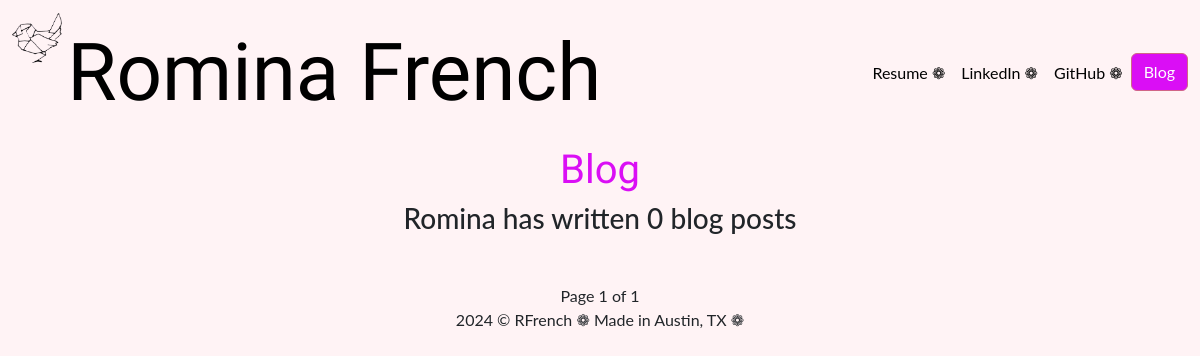
Page /blog/ on the earlier database version.
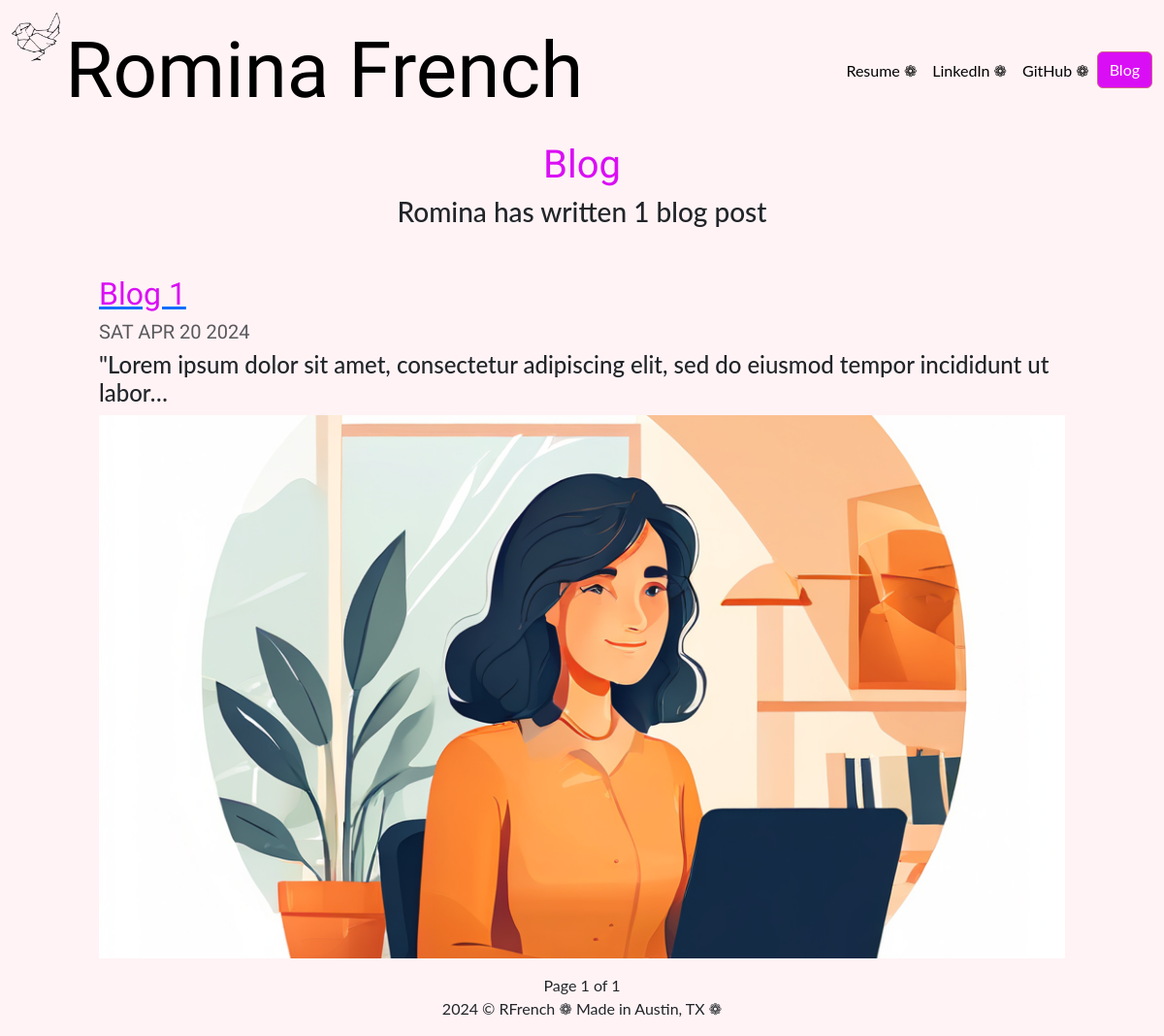
Same page on the later database version.
### blog/models.py (models this page shows, shortened)
class Blog(models.Model):
    title = models.CharField(max_length=200)
    description = models.TextField()
    date = models.DateField(default=timezone.now)
    image = models.ImageField(blank=True, upload_to='blog/images/')

### blog/views.py (the view)
# urls.py: path('', views.all_blogs, name='all_blogs' ),
def all_blogs(request):
    blogs_list = Blog.objects.order_by('-date')
    paginator = Paginator(blogs_list, 10) # Show 10 blogs per page
    page_number = request.GET.get('page')
    page_obj = paginator.get_page(page_number)
    return render(request, 'blog/all_blogs.html', {'page_obj': page_obj})

### blog/templates/blog/all_blogs.html (shortened to what this page needs)
{% extends "portfolio/base.html" %}
{% load static %}
{% block content %}
<h1 id="blogtitle" class="font-weight-bold text-center">Blog</h1>
<h3 class="text-center mb-5">Romina has written {{ page_obj.paginator.count }} blog post{{ page_obj.paginator.count|pluralize }}</h3>
{% for blog in page_obj %}
<div class="row justify-content-center my-3 align-items-center">
  <div class="col-md-10">
    <a href="{% url 'blog:detail' blog.id %}">
      <h2 id="blogtitle">{{ blog.title }}</h2>
    </a>
    <h5 class="text-muted" id="blogdate">{{ blog.date|date:"D M d Y" |upper }}</h5>
    <h4>{{ blog.description|striptags|truncatechars:100 }}</h4>
    {% if blog.image %}
    <div class="image-container">
    <img src="{{ blog.image.url }}" alt="{{ blog.title }}" class="img-fluid">
  </div>
    {% endif %}
  </div>
</div>
{% endfor %}
<div class="text-center">
  <span>Page {{ page_obj.number }} of {{ page_obj.paginator.num_pages }}</span>
</div>
{% endblock %}

Differences in the rows shown:
added Blog: title "Blog 1", date "SAT APR 20 2024", description "\"Lorem ipsum dolor sit amet, consectetur adipiscing elit, sed do eiusmod tempor incididunt ut labor…", image (picture)
Other differences:
{{ page_obj.paginator.count }}: "0" → "1"
